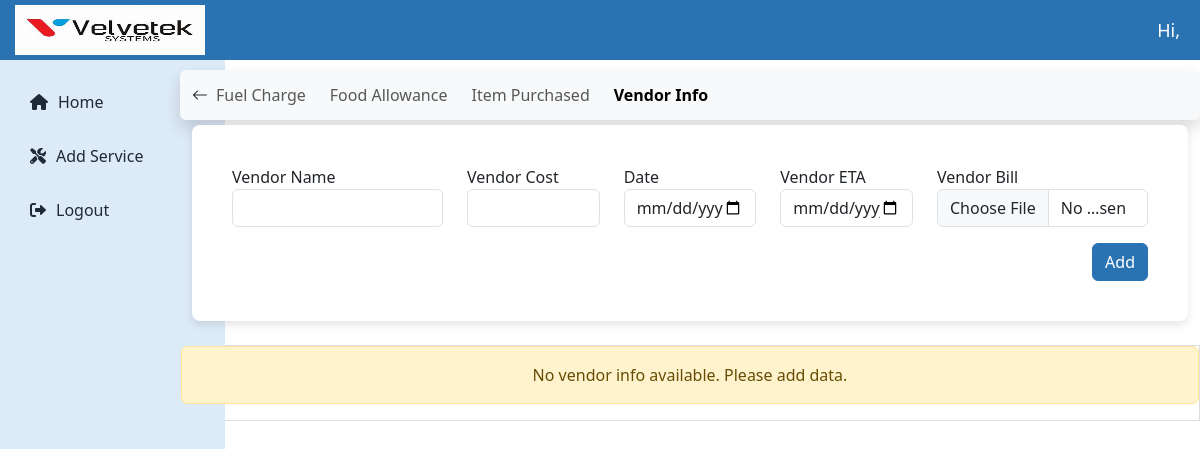
/technician/vendor-info/25/, run on an earlier commit of the app's database.
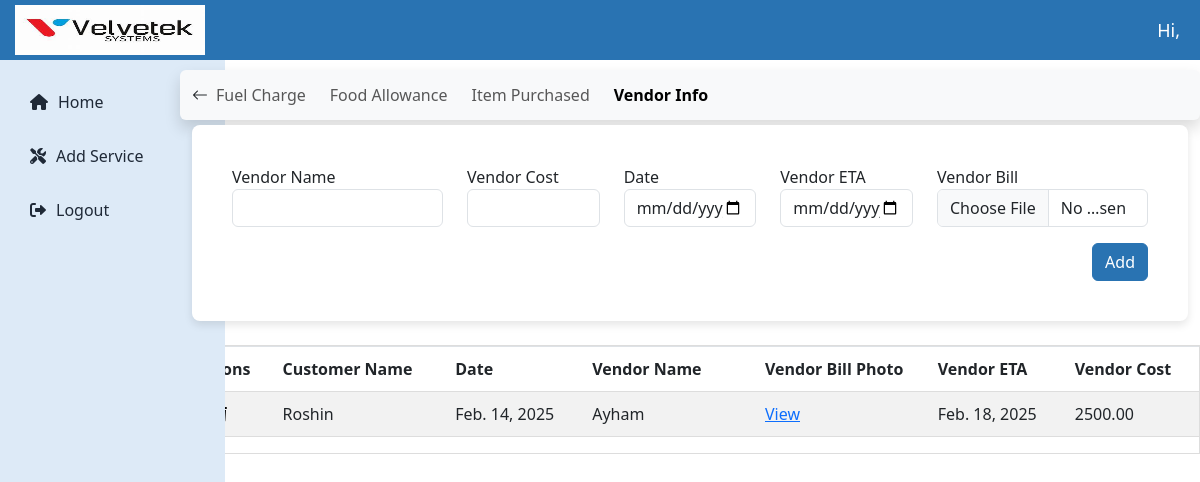
And on a later commit of the database.
### technicianapp/models.py (models this page shows)
class VendorInfo(models.Model):
    date = models.DateField()
    vendor_name = models.CharField(max_length=200)
    vendor_bill_photo = models.ImageField(upload_to='vendorinfo')
    vendor_eta = models.DateField()
    vendor_cost = models.DecimalField(max_digits=10, decimal_places=2)
    apply = models.ForeignKey(Apply, on_delete=models.CASCADE,related_name='vendors',blank=True,null=True)
    customer_name = models.CharField(max_length=225)
    issue = models.TextField()

### technicianapp/views.py (the view, shortened to what this page needs)
# urls.py: path('vendor-info/<int:apply_id>/',views.vendor_info,name='vendor_info'),
def vendor_info(request, apply_id):
    apply_instance = get_object_or_404(Apply, id=apply_id)
    vendors = VendorInfo.objects.filter(apply=apply_instance)
    context = {
        'apply': apply_instance,
        'vendors': vendors,
    }
    return render(request, 'vendor_info.html', context)

### templates/vendor_info.html (shortened to what the changed rows need)
{% extends 'technician_dashboard.html' %}
{% block content %}
    <div class="table-responsive mt-4 " style="max-width: 85%; margin-top: 5px; margin-left: auto;">
        {% if vendors %}
        <table id="basic-datatables" class="table table-striped table-bordered">
            <thead>
                <tr>
                    <th>Actions</th>
                    <th>Customer Name</th>
                    <th>Date</th>
                    <th>Vendor Name</th>
                    <th>Vendor Bill Photo</th>
                    <th>Vendor ETA</th>
                    <th>Vendor Cost</th>
                </tr>
            </thead>
            <tbody>
                {% for d in vendors %}
                <tr>
                    <td>
                        <div style="display: flex; align-items: center;">
                            <a href="{% url 'update_vendor_info' d.id %}" class="edit-vendorinfo-btn" data-bs-toggle="modal" data-bs-target="#updateVendorInfoModal{{ d.id }}">
                            </a>
    <form action="{% url 'update_vendor_info' d.id %}" method="post" style="display: inline;">
        <button type="button" class="icon-link delete-icon" title="Delete" data-bs-toggle="modal" data-bs-target="#deleteVendorInfoModal{{ d.id }}">
        </button>
    </form>
                        </div>
                    </td>
                <td>{{ d.customer_name }}</td>
                <td>{{ d.date }}</td>
                <td>{{ d.vendor_name }}</td>
                <td>
                    <a href="{{ d.vendor_bill_photo.url }}" target="_blank">View</a>
                </td>
                <td>{{ d.vendor_eta }}</td>
                <td>{{ d.vendor_cost }}</td>
            </tr>
                {% endfor %}
            </tbody>
        </table>
        {% else %}
<div class="alert alert-warning text-center">
    No vendor info available. Please add data.
</div>
{% endif %}
    </div>
{% endblock %}

What changed in the data, as far as the page shows it:
added VendorInfo: customer_name "Roshin", date "Feb. 14, 2025", vendor_name "Ayham", vendor_eta "Feb. 18, 2025", vendor_cost "2500.00"
Also different on the page:
text no longer shown: "No vendor info available. Please add data."
text now shown: "Customer Name Date Vendor Name Vendor Bill Photo Vendor ETA Vendor Cost"
